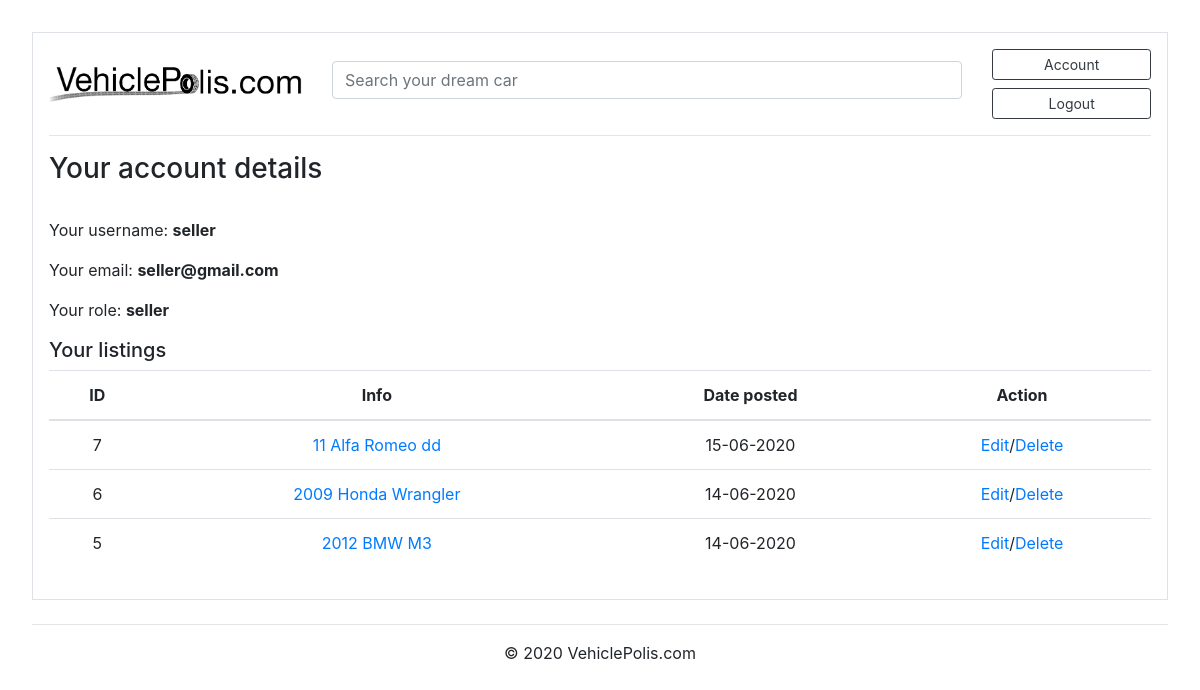
Page /account (signed in) on the earlier database version.
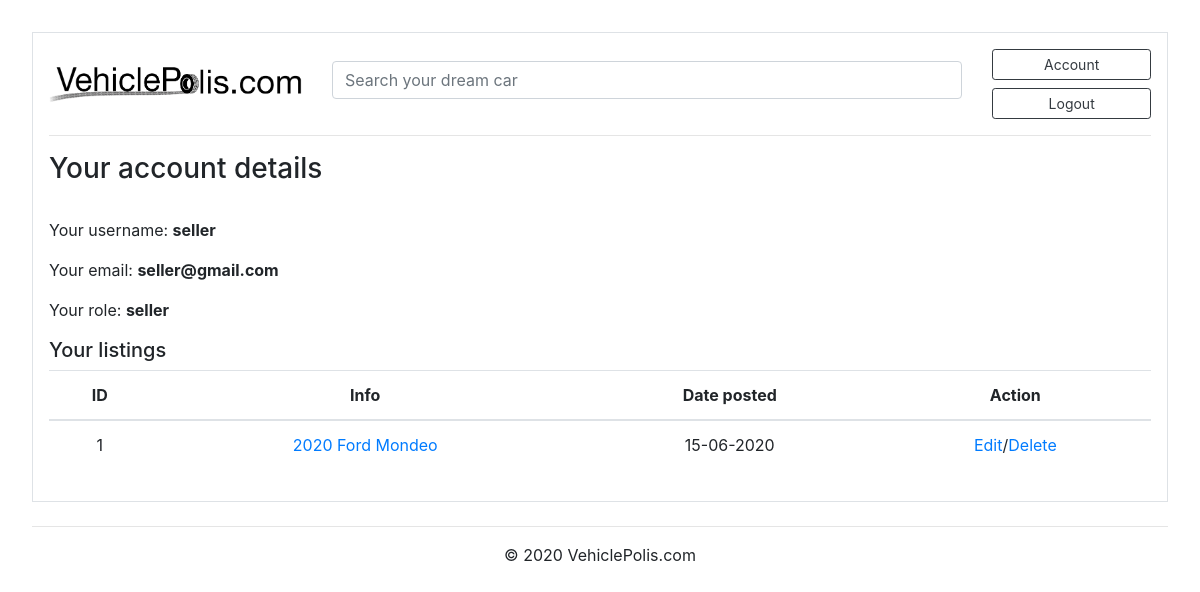
Same page on the later database version.
### marketplace/models.py (models this page shows, shortened)
class Post(db.Model):
    id = db.Column(db.Integer, primary_key=True)
    condition = db.Column(db.String(100), nullable=False)
    title = db.Column(db.String(100), nullable=False)
    make = db.Column(db.String(100), nullable=False)
    model = db.Column(db.String(100), nullable=False)
    price = db.Column(db.Integer(), nullable=False)
    year = db.Column(db.Integer(), nullable=False)
    ODO = db.Column(db.Integer(), nullable=False)
    category = db.Column(db.String(100), nullable=False)
    fuel = db.Column(db.String(100), nullable=False)
    transmission = db.Column(db.String(100), nullable=False)
    quantity = db.Column(db.Integer(), nullable=False)
    date_posted = db.Column(db.DateTime, nullable=False, default=datetime.utcnow)
    description = db.Column(db.Text, nullable=True)
    image_file = db.Column(db.String(20), nullable=False, default='default.png')
    user_id = db.Column(db.Integer, db.ForeignKey('user.id'), nullable=False)
    orders = db.relationship('Order', backref='item', lazy=True)

### marketplace/routes.py (the view)
@app.route("/account")
@login_required
def account():
    posts = Post.query.order_by(Post.id.desc()).filter(Post.author == current_user)
    return render_template('account.html', posts=posts)

### marketplace/models.py (called while the page is built)
@login_manager.user_loader
def load_user(user_id):
    return User.query.get(int(user_id))

### marketplace/templates/account.html
{% extends "base.html" %}
{% block content %}
<h3 class="account-heading">Your account details</h3>
<br>
<p class="text"> Your username: <b>{{ current_user.username }}</p></b>
<p class="text"> Your email: <b>{{ current_user.email }}</p></b>
<p class="text"> Your role: <b>{{ current_user.role }}</p></b>
<h5>Your listings</h5>
<table class="table text-center">
    <thead>
      <tr>
        <th>ID</th>
        <th>Info</th>
        <th>Date posted</th>
        <th>Action</th>
      </tr>
    </thead>
    <tbody>
        {% for post in posts %}
      <tr>
        <td>{{post.id}}</td>
        <td> <a href="{{ url_for('post', post_id=post.id) }}"> {{post.year}} {{post.make}} {{post.model}}</a></td>
        <td>{{ post.date_posted.strftime('%d-%m-%Y') }}</td>
        <td><a href="{{ url_for('update_post', post_id=post.id) }}">Edit</a>/<a href="{{ url_for('delete_post', post_id=post.id) }}">Delete</a></td>
      </tr>
      {% endfor %}
    </tbody>
  </table>
{% endblock content %}

Differences in the rows shown:
removed Post: id "7", year "11", make "Alfa Romeo", model "dd", date_posted "15-06-2020"
removed Post: id "6", year "2009", make "Honda", model "Wrangler", date_posted "14-06-2020"
removed Post: id "5", year "2012", make "BMW", model "M3", date_posted "14-06-2020"
added Post: id "1", year "2020", make "Ford", model "Mondeo", date_posted "15-06-2020"
